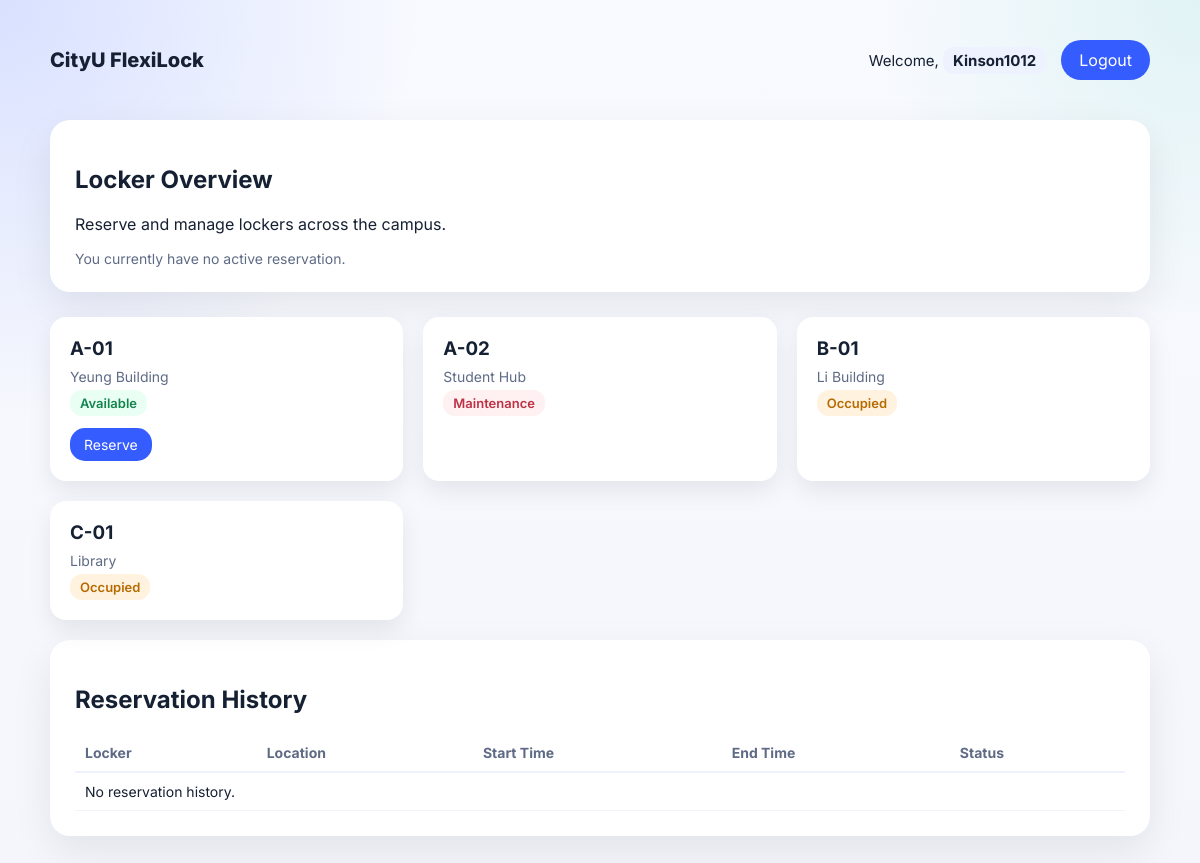
The app's page /dashboard/ (signed in) with its own data.
### locker/models.py (models this page shows, shortened)
class Locker(models.Model):
    STATUS_CHOICES = [
        ('available', 'Available'),
        ('occupied', 'Occupied'),
        ('maintenance', 'Maintenance'),
    ]
    locker_number = models.CharField(max_length=20, unique=True)
    location = models.CharField(max_length=100)
    status = models.CharField(max_length=20, choices=STATUS_CHOICES, default='available')

### locker/views.py (the view)
# urls.py: path('dashboard/', views.dashboard, name='dashboard'),
@login_required(login_url='login')
def dashboard(request):
    lockers = Locker.objects.all().order_by('locker_number')
    user_reservation = Reservation.objects.filter(user=request.user, active=True).first()
    reservation_history = Reservation.objects.filter(user=request.user).order_by('-start_time')
    context = {
        'lockers': lockers,
        'user_reservation': user_reservation,
        'reservation_history': reservation_history,
    }
    return render(request, "locker/dashboard.html", context)

### locker/TEMPLATES/locker/dashboard.html (shortened to what this page needs)
<!DOCTYPE html>
<html lang="en">
<head>
</head>
<body>
    <div class="container">
        <div class="navbar">
            <div class="brand">
                <a href="{% url 'index' %}">CityU FlexiLock</a>
            </div>
            <div class="user-info">
                <span class="welcome-text">
                    Welcome, <strong>{{ request.user.username }}</strong>
                </span>
                <a href="{% url 'logout' %}" class="logout">Logout</a>
            </div>
        </div>
        <div class="card">
            <h2>Locker Overview</h2>
            <p>Reserve and manage lockers across the campus.</p>
            {% if user_reservation %}
            <div class="meta" style="margin-top: 12px;">
                Your current locker: <strong>{{ user_reservation.locker.locker_number }}</strong>
                ({{ user_reservation.locker.location }})
            </div>
            <a href="{% url 'cancel_reservation' user_reservation.id %}" class="cancel-btn">Cancel Reservation</a>
            {% else %}
            <div class="meta" style="margin-top: 12px;">
                You currently have no active reservation.
            </div>
            {% endif %}
        </div>
        <div class="grid">
            {% for locker in lockers %}
            <div class="locker">
                <h3>{{ locker.locker_number }}</h3>
                <div class="meta">{{ locker.location }}</div>
                <span class="status {{ locker.status }}">
                    {{ locker.status|title }}
                </span>
                {% if locker.status == 'available' and not user_reservation %}
                <br>
                <a href="{% url 'reserve_locker' locker.id %}" class="reserve-btn">Reserve</a>
                {% endif %}
            </div>
            {% empty %}
            <p>No lockers found.</p>
            {% endfor %}
        </div>
        <br />
        <div class="card">
            <h2>Reservation History</h2>
            <table class="history-table">
                <thead>
                    <tr>
                        <th>Locker</th>
                        <th>Location</th>
                        <th>Start Time</th>
                        <th>End Time</th>
                        <th>Status</th>
                    </tr>
                </thead>
                <tbody>
                    {% for reservation in reservation_history %}
                    <tr>
                        <td>{{ reservation.locker.locker_number }}</td>
                        <td>{{ reservation.locker.location }}</td>
                        <td>{{ reservation.start_time|date:"Y-m-d H:i" }}</td>
                        <td>
                            {% if reservation.end_time %}
                            {{ reservation.end_time|date:"Y-m-d H:i" }}
                            {% else %}
                            -
                            {% endif %}
                        </td>
                        <td>
                            {% if reservation.active %}
                            <span class="status-active">Active</span>
                            {% else %}
                            <span class="status-closed">Completed</span>
                            {% endif %}
                        </td>
                    </tr>
                    {% empty %}
                    <tr>
                        <td colspan="5">No reservation history.</td>
                    </tr>
                    {% endfor %}
                </tbody>
            </table>
        </div>
    </div>
</body>
</html>

### locker/TEMPLATES/locker/dashboard.html (style rules this page uses)
body { font-family: 'Inter', sans-serif; background: radial-gradient(circle at top left, rgba(53, 92, 255, 0.16), transparent 28%), radial-gradient(circle at top right, rgba(57, 196, 172, 0.12), transparent 22%), linear-gradient(180deg, #f8faff 0%, #f4f6fb 100%); margin: 0; color: #162033; }
.container { max-width: 1100px; margin: auto; padding: 40px; }
.navbar { display: flex; justify-content: space-between; align-items: center; margin-bottom: 40px; }
.brand a { text-decoration: none; color: inherit; font-weight: 800; font-size: 20px; }
.user-info { display: flex; align-items: center; gap: 15px; }
.welcome-text { font-size: 15px; color: #162033; }
.welcome-text strong { background: #eef2ff; padding: 4px 10px; border-radius: 10px; }
.logout { background: #355cff; color: white; padding: 10px 18px; border-radius: 20px; text-decoration: none; }
.card { background: white; padding: 25px; border-radius: 20px; box-shadow: 0 15px 40px rgba(0, 0, 0, 0.08); margin-bottom: 25px; }
.grid { display: grid; grid-template-columns: repeat(3, 1fr); gap: 20px; }
.locker { background: white; padding: 20px; border-radius: 16px; box-shadow: 0 10px 25px rgba(0, 0, 0, 0.08); }
.locker h3 { margin: 0 0 8px 0; }
.status { font-size: 13px; padding: 5px 10px; border-radius: 12px; display: inline-block; margin-top: 5px; font-weight: 600; }
.available { background: #e9fff3; color: #12844d; }
.occupied { background: #fff3e0; color: #b76a00; }
.maintenance { background: #fff0f1; color: #bc3145; }
.reserve-btn, .cancel-btn { margin-top: 12px; display: inline-block; padding: 8px 14px; color: white; border-radius: 15px; text-decoration: none; font-size: 14px; }
.reserve-btn { background: #355cff; }
.meta { color: #5f6b85; font-size: 14px; margin-top: 6px; }
.history-table { width: 100%; border-collapse: collapse; margin-top: 15px; font-size: 14px; }
.history-table th { text-align: left; padding: 10px; border-bottom: 2px solid #eef2ff; color: #5f6b85; }
.history-table td { padding: 10px; border-bottom: 1px solid #f1f3f8; }

### records on screen
Locker: locker_number "A-01", location "Yeung Building", status "Available", shows "Reserve"
Locker: locker_number "A-02", location "Student Hub", status "Maintenance"
Locker: locker_number "B-01", location "Li Building", status "Occupied"
Locker: locker_number "C-01", location "Library", status "Occupied"

### other values on screen
{{ request.user.username }} "Kinson1012"
